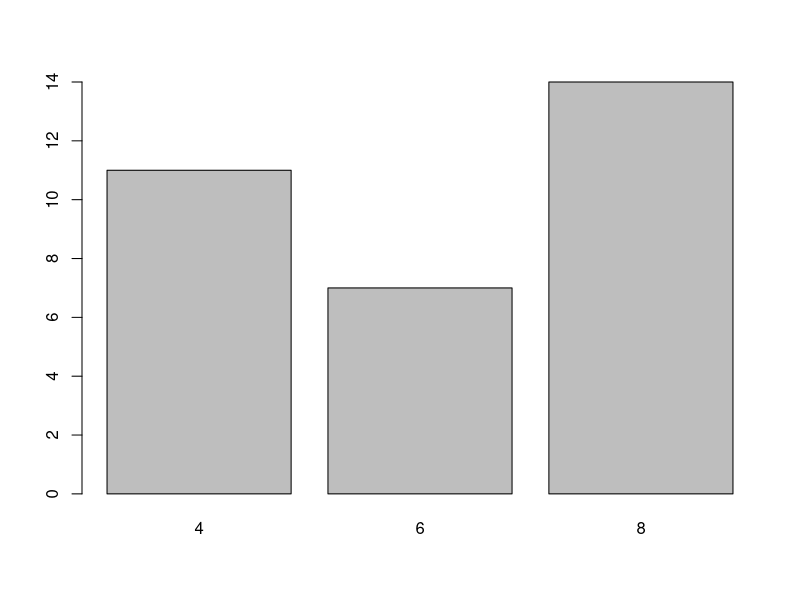
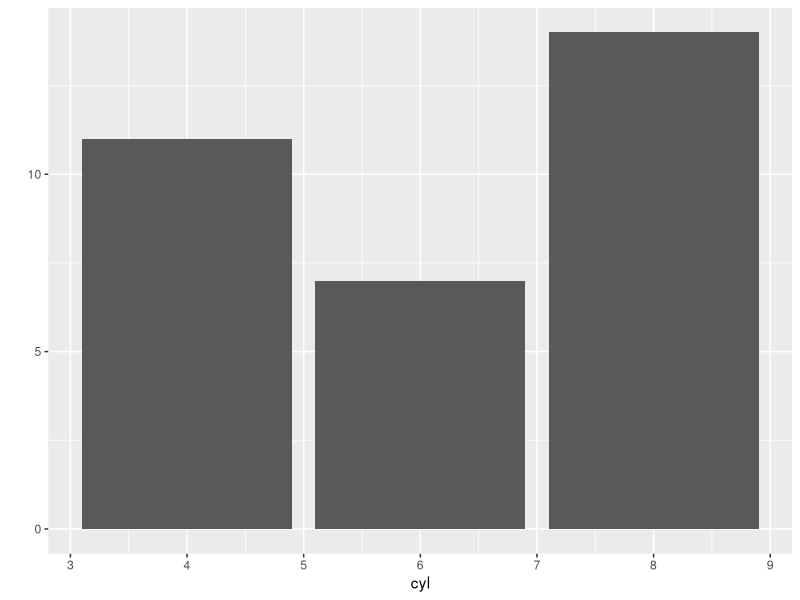
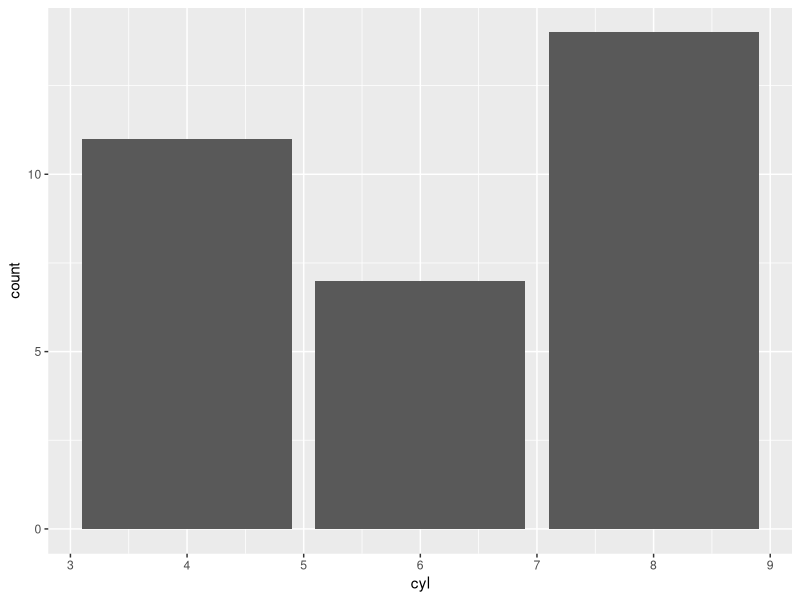
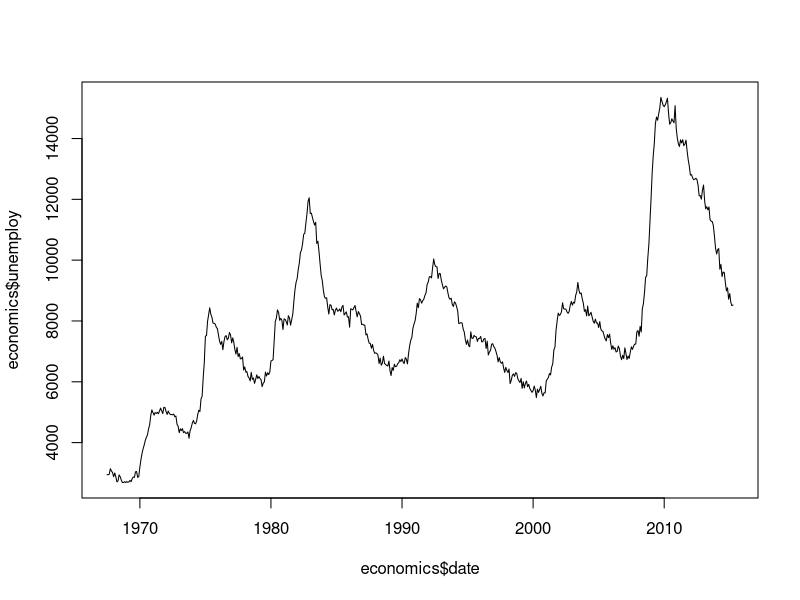
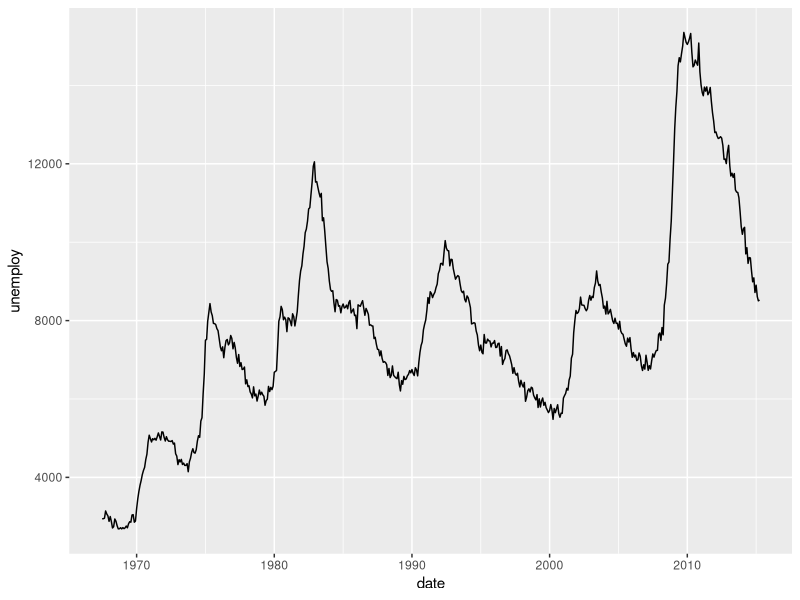
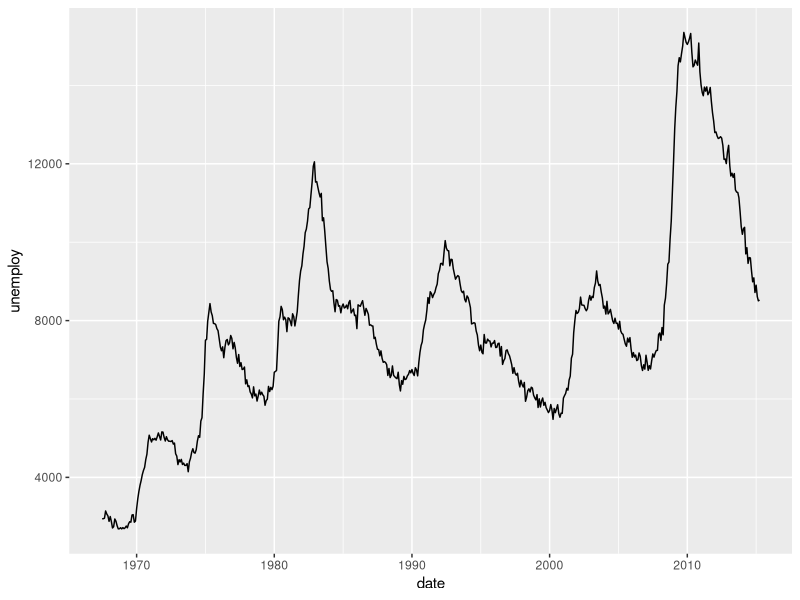
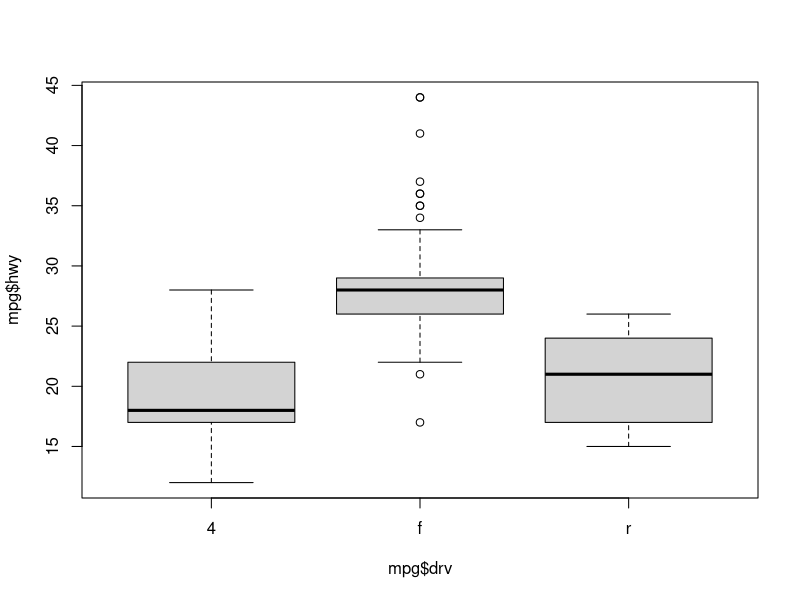
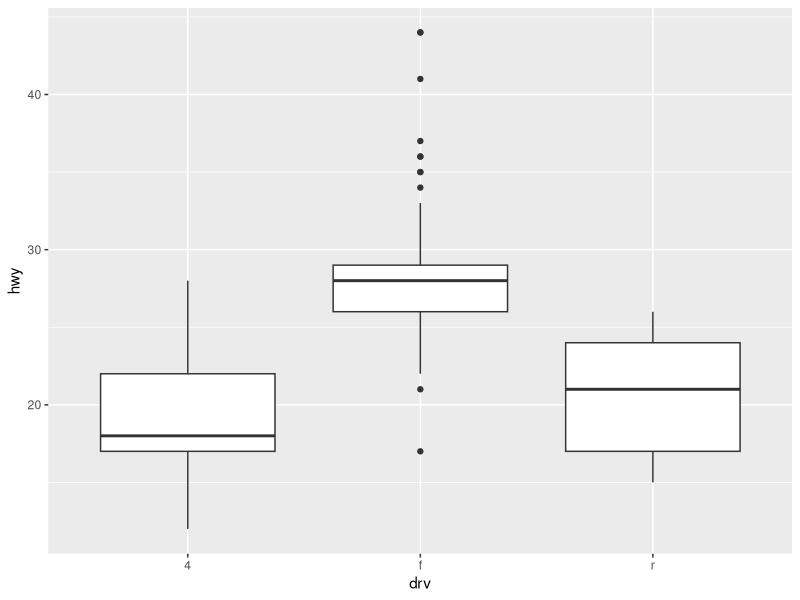

Recreate these plots in R, in order.
#날짜 : 2021/07/01
#이름 : 김철학 
#내용 :ch08. 고급 시각화 분석 - ggplot2 패키지 실습 교재 p259

install.packages('ggplot2')
library(ggplot2)

mtcars
mtcars_table <-table(mtcars$cyl)
mtcars_table

#R 기본 막대차트
barplot(mtcars_table)

#ggplot2 막대차트
qplot(data=mtcars, x=cyl, geom = 'bar')
ggplot(mtcars, aes(x=cyl)) + geom_bar()

#################################################

economics
View(economics)

#R 기본 라인차트
plot(economics$date, economics$unemploy, type='l')

#ggplot2 라인차트
qplot(data=economics, x=date, y=unemploy, geom='line')
ggplot(data=economics, aes(x=date, y=unemploy)) + geom_line()

#################################################

mpg
View(mpg)

#R 기본 박스상자
boxplot(mpg$hwy ~ mpg$drv)

#ggplot2 박스상자
qplot(data=mpg, x=drv, y=hwy, geom='boxplot')
ggplot(data=mpg, aes(x=drv, y=hwy)) + geom_boxplot()

#################################################
iris
View(iris)

#R 기본 히스토그램
hist(iris$Sepal.Width)

#ggplot2 히스토그램
qplot(data=iris, x=Sepal.Width, geom='histogram')
ggplot(data=iris, aes(x=Sepal.Width)) + geom_histogram()


#R 기본 산점도
plot(iris[,3:4], pch=16, col=iris$Species)

#ggplot2 산점도
qplot(data=iris, 
      x=Petal.Length, 
      y=Petal.Width, 
      color=Species, 
      geom='point')

ggplot(data=iris, 
       aes(x=Petal.Length, y=Petal.Width, color=Species)) + geom_point()
